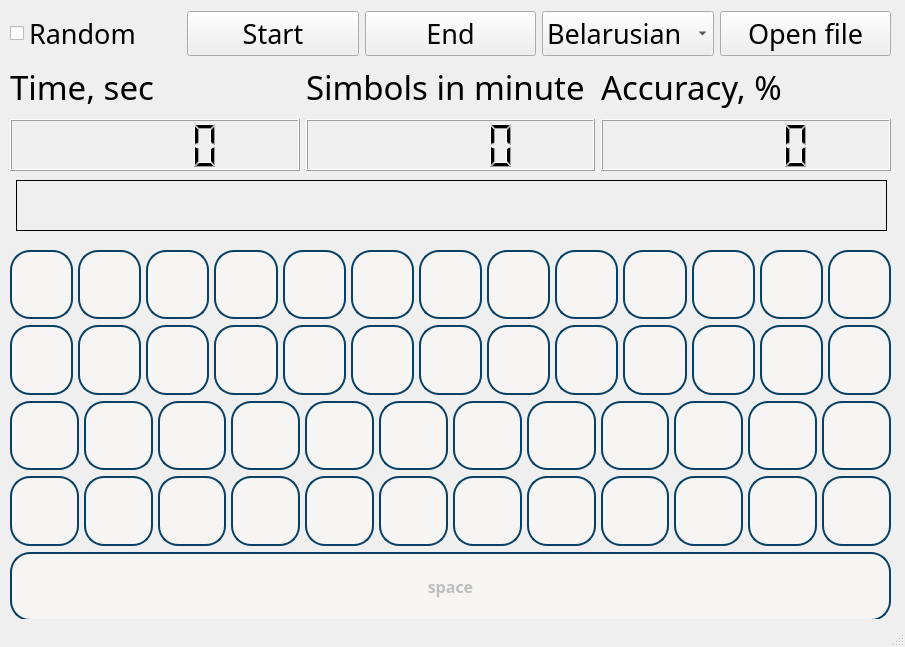
<?xml version="1.0" encoding="UTF-8"?>
<ui version="4.0">
 <class>MainWindow</class>
 <widget class="QMainWindow" name="MainWindow">
  <property name="geometry">
   <rect>
    <x>0</x>
    <y>0</y>
    <width>905</width>
    <height>647</height>
   </rect>
  </property>
  <property name="font">
   <font>
    <family>Syamala Ramana</family>
    <pointsize>12</pointsize>
    <bold>true</bold>
   </font>
  </property>
  <property name="windowTitle">
   <string>MainWindow</string>
  </property>
  <widget class="QWidget" name="centralwidget">
   <widget class="QWidget" name="layoutWidget">
    <property name="geometry">
     <rect>
      <x>10</x>
      <y>60</y>
      <width>881</width>
      <height>111</height>
     </rect>
    </property>
    <layout class="QHBoxLayout" name="horisontalLayout_info">
     <item>
      <layout class="QVBoxLayout" name="verticalLayout_2">
       <item>
        <widget class="QLabel" name="timer">
         <property name="font">
          <font>
           <family>Syamala Ramana</family>
           <pointsize>25</pointsize>
           <bold>false</bold>
          </font>
         </property>
         <property name="text">
          <string>Time, sec</string>
         </property>
        </widget>
       </item>
       <item>
        <widget class="QLCDNumber" name="value_timer"/>
       </item>
      </layout>
     </item>
     <item>
      <layout class="QVBoxLayout" name="verticalLayout_3">
       <item>
        <widget class="QLabel" name="simb">
         <property name="font">
          <font>
           <family>Syamala Ramana</family>
           <pointsize>25</pointsize>
           <bold>false</bold>
          </font>
         </property>
         <property name="text">
          <string>Simbols in minute</string>
         </property>
        </widget>
       </item>
       <item>
        <widget class="QLCDNumber" name="value_simb"/>
       </item>
      </layout>
     </item>
     <item>
      <layout class="QVBoxLayout" name="verticalLayout_4">
       <item>
        <widget class="QLabel" name="accur">
         <property name="font">
          <font>
           <family>Syamala Ramana</family>
           <pointsize>25</pointsize>
           <bold>false</bold>
          </font>
         </property>
         <property name="text">
          <string>Accuracy, %</string>
         </property>
        </widget>
       </item>
       <item>
        <widget class="QLCDNumber" name="value_accur"/>
       </item>
      </layout>
     </item>
    </layout>
   </widget>
   <widget class="QWidget" name="layoutWidget_2">
    <property name="geometry">
     <rect>
      <x>10</x>
      <y>10</y>
      <width>881</width>
      <height>47</height>
     </rect>
    </property>
    <layout class="QHBoxLayout" name="horizontalLayout_menu">
     <item>
      <widget class="QCheckBox" name="checkBox">
       <property name="font">
        <font>
         <family>Syamala Ramana</family>
         <pointsize>20</pointsize>
         <bold>false</bold>
        </font>
       </property>
       <property name="text">
        <string>Random</string>
       </property>
      </widget>
     </item>
     <item>
      <widget class="QPushButton" name="start">
       <property name="enabled">
        <bool>true</bool>
       </property>
       <property name="font">
        <font>
         <family>Syamala Ramana</family>
         <pointsize>20</pointsize>
         <bold>false</bold>
        </font>
       </property>
       <property name="text">
        <string>Start</string>
       </property>
      </widget>
     </item>
     <item>
      <widget class="QPushButton" name="end">
       <property name="font">
        <font>
         <family>Syamala Ramana</family>
         <pointsize>20</pointsize>
         <bold>false</bold>
        </font>
       </property>
       <property name="text">
        <string>End</string>
       </property>
      </widget>
     </item>
     <item>
      <widget class="QComboBox" name="comboBox">
       <property name="font">
        <font>
         <family>Syamala Ramana</family>
         <pointsize>20</pointsize>
         <bold>false</bold>
        </font>
       </property>
       <item>
        <property name="text">
         <string>Belarusian</string>
        </property>
       </item>
       <item>
        <property name="text">
         <string>German</string>
        </property>
       </item>
       <item>
        <property name="text">
         <string>French</string>
        </property>
       </item>
       <item>
        <property name="text">
         <string>English</string>
        </property>
       </item>
       <item>
        <property name="text">
         <string>Сhinesse</string>
        </property>
       </item>
       <item>
        <property name="text">
         <string>Arabic</string>
        </property>
       </item>
       <item>
        <property name="text">
         <string>Hebrew</string>
        </property>
       </item>
      </widget>
     </item>
     <item>
      <widget class="QPushButton" name="openFile">
       <property name="font">
        <font>
         <family>Syamala Ramana</family>
         <pointsize>20</pointsize>
         <bold>false</bold>
        </font>
       </property>
       <property name="styleSheet">
        <string notr="true"/>
       </property>
       <property name="text">
        <string>Open file</string>
       </property>
      </widget>
     </item>
    </layout>
   </widget>
   <widget class="QWidget" name="verticalLayoutWidget">
    <property name="geometry">
     <rect>
      <x>10</x>
      <y>240</y>
      <width>881</width>
      <height>391</height>
     </rect>
    </property>
    <layout class="QVBoxLayout" name="verticalLayout_keyboard">
     <property name="leftMargin">
      <number>0</number>
     </property>
     <property name="topMargin">
      <number>10</number>
     </property>
     <property name="bottomMargin">
      <number>10</number>
     </property>
     <item>
      <layout class="QHBoxLayout" name="horizontalLayout">
       <property name="spacing">
        <number>5</number>
       </property>
       <property name="sizeConstraint">
        <enum>QLayout::SetDefaultConstraint</enum>
       </property>
       <item>
        <widget class="QPushButton" name="bnt_0">
         <property name="enabled">
          <bool>false</bool>
         </property>
         <property name="sizePolicy">
          <sizepolicy hsizetype="MinimumExpanding" vsizetype="Minimum">
           <horstretch>0</horstretch>
           <verstretch>0</verstretch>
          </sizepolicy>
         </property>
         <property name="styleSheet">
          <string notr="true">border-radius: 20px;  
border: 2px solid #094065;
background-color: rgb(246, 245, 244);</string>
         </property>
         <property name="text">
          <string/>
         </property>
        </widget>
       </item>
       <item>
        <widget class="QPushButton" name="bnt_1">
         <property name="enabled">
          <bool>false</bool>
         </property>
         <property name="sizePolicy">
          <sizepolicy hsizetype="MinimumExpanding" vsizetype="Minimum">
           <horstretch>0</horstretch>
           <verstretch>0</verstretch>
          </sizepolicy>
         </property>
         <property name="styleSheet">
          <string notr="true">border-radius: 20px;  
border: 2px solid #094065;
background-color: rgb(246, 245, 244);</string>
         </property>
         <property name="text">
          <string/>
         </property>
        </widget>
       </item>
       <item>
        <widget class="QPushButton" name="bnt_2">
         <property name="enabled">
          <bool>false</bool>
         </property>
         <property name="sizePolicy">
          <sizepolicy hsizetype="MinimumExpanding" vsizetype="Minimum">
           <horstretch>0</horstretch>
           <verstretch>0</verstretch>
          </sizepolicy>
         </property>
         <property name="styleSheet">
          <string notr="true">border-radius: 20px;  
border: 2px solid #094065;
background-color: rgb(246, 245, 244);</string>
         </property>
         <property name="text">
          <string/>
         </property>
        </widget>
       </item>
       <item>
        <widget class="QPushButton" name="bnt_3">
         <property name="enabled">
          <bool>false</bool>
         </property>
         <property name="sizePolicy">
          <sizepolicy hsizetype="MinimumExpanding" vsizetype="Minimum">
           <horstretch>0</horstretch>
           <verstretch>0</verstretch>
          </sizepolicy>
         </property>
         <property name="styleSheet">
          <string notr="true">border-radius: 20px;  
border: 2px solid #094065;
background-color: rgb(246, 245, 244);</string>
         </property>
         <property name="text">
          <string/>
         </property>
        </widget>
       </item>
       <item>
        <widget class="QPushButton" name="bnt_4">
         <property name="enabled">
          <bool>false</bool>
         </property>
         <property name="sizePolicy">
          <sizepolicy hsizetype="MinimumExpanding" vsizetype="Minimum">
           <horstretch>0</horstretch>
           <verstretch>0</verstretch>
          </sizepolicy>
         </property>
         <property name="styleSheet">
          <string notr="true">border-radius: 20px;  
border: 2px solid #094065;
background-color: rgb(246, 245, 244);</string>
         </property>
         <property name="text">
          <string/>
         </property>
        </widget>
       </item>
       <item>
        <widget class="QPushButton" name="bnt_5">
         <property name="enabled">
          <bool>false</bool>
         </property>
         <property name="sizePolicy">
          <sizepolicy hsizetype="MinimumExpanding" vsizetype="Minimum">
           <horstretch>0</horstretch>
           <verstretch>0</verstretch>
          </sizepolicy>
         </property>
         <property name="styleSheet">
          <string notr="true">border-radius: 20px;  
border: 2px solid #094065;
background-color: rgb(246, 245, 244);</string>
         </property>
         <property name="text">
          <string/>
         </property>
        </widget>
       </item>
       <item>
        <widget class="QPushButton" name="bnt_6">
         <property name="enabled">
          <bool>false</bool>
         </property>
         <property name="sizePolicy">
          <sizepolicy hsizetype="MinimumExpanding" vsizetype="Minimum">
           <horstretch>0</horstretch>
           <verstretch>0</verstretch>
          </sizepolicy>
         </property>
         <property name="styleSheet">
          <string notr="true">border-radius: 20px;  
border: 2px solid #094065;
background-color: rgb(246, 245, 244);</string>
         </property>
         <property name="text">
          <string/>
         </property>
        </widget>
       </item>
       <item>
        <widget class="QPushButton" name="bnt_7">
         <property name="enabled">
          <bool>false</bool>
         </property>
         <property name="sizePolicy">
          <sizepolicy hsizetype="MinimumExpanding" vsizetype="Minimum">
           <horstretch>0</horstretch>
           <verstretch>0</verstretch>
          </sizepolicy>
         </property>
         <property name="styleSheet">
          <string notr="true">border-radius: 20px;  
border: 2px solid #094065;
background-color: rgb(246, 245, 244);</string>
         </property>
         <property name="text">
          <string/>
         </property>
        </widget>
       </item>
       <item>
        <widget class="QPushButton" name="bnt_8">
         <property name="enabled">
          <bool>false</bool>
         </property>
         <property name="sizePolicy">
          <sizepolicy hsizetype="MinimumExpanding" vsizetype="Minimum">
           <horstretch>0</horstretch>
           <verstretch>0</verstretch>
          </sizepolicy>
         </property>
         <property name="styleSheet">
          <string notr="true">border-radius: 20px;  
border: 2px solid #094065;
background-color: rgb(246, 245, 244);</string>
         </property>
         <property name="text">
          <string/>
         </property>
        </widget>
       </item>
       <item>
        <widget class="QPushButton" name="bnt_9">
         <property name="enabled">
          <bool>false</bool>
         </property>
         <property name="sizePolicy">
          <sizepolicy hsizetype="MinimumExpanding" vsizetype="Minimum">
           <horstretch>0</horstretch>
           <verstretch>0</verstretch>
          </sizepolicy>
         </property>
         <property name="styleSheet">
          <string notr="true">border-radius: 20px;  
border: 2px solid #094065;
background-color: rgb(246, 245, 244);</string>
         </property>
         <property name="text">
          <string/>
         </property>
        </widget>
       </item>
       <item>
        <widget class="QPushButton" name="bnt_10">
         <property name="enabled">
          <bool>false</bool>
         </property>
         <property name="sizePolicy">
          <sizepolicy hsizetype="MinimumExpanding" vsizetype="Minimum">
           <horstretch>0</horstretch>
           <verstretch>0</verstretch>
          </sizepolicy>
         </property>
         <property name="styleSheet">
          <string notr="true">border-radius: 20px;  
border: 2px solid #094065;
background-color: rgb(246, 245, 244);</string>
         </property>
         <property name="text">
          <string/>
         </property>
        </widget>
       </item>
       <item>
        <widget class="QPushButton" name="bnt_11">
         <property name="enabled">
          <bool>false</bool>
         </property>
         <property name="sizePolicy">
          <sizepolicy hsizetype="MinimumExpanding" vsizetype="Minimum">
           <horstretch>0</horstretch>
           <verstretch>0</verstretch>
          </sizepolicy>
         </property>
         <property name="styleSheet">
          <string notr="true">border-radius: 20px;  
border: 2px solid #094065;
background-color: rgb(246, 245, 244);</string>
         </property>
         <property name="text">
          <string/>
         </property>
        </widget>
       </item>
       <item>
        <widget class="QPushButton" name="bnt_12">
         <property name="enabled">
          <bool>false</bool>
         </property>
         <property name="sizePolicy">
          <sizepolicy hsizetype="MinimumExpanding" vsizetype="Minimum">
           <horstretch>0</horstretch>
           <verstretch>0</verstretch>
          </sizepolicy>
         </property>
         <property name="styleSheet">
          <string notr="true">border-radius: 20px;  
border: 2px solid #094065;
background-color: rgb(246, 245, 244);</string>
         </property>
         <property name="text">
          <string/>
         </property>
        </widget>
       </item>
      </layout>
     </item>
     <item>
      <layout class="QHBoxLayout" name="horizontalLayout_3">
       <property name="spacing">
        <number>5</number>
       </property>
       <property name="sizeConstraint">
        <enum>QLayout::SetDefaultConstraint</enum>
       </property>
       <item>
        <widget class="QPushButton" name="bnt_13">
         <property name="enabled">
          <bool>false</bool>
         </property>
         <property name="sizePolicy">
          <sizepolicy hsizetype="MinimumExpanding" vsizetype="Minimum">
           <horstretch>0</horstretch>
           <verstretch>0</verstretch>
          </sizepolicy>
         </property>
         <property name="styleSheet">
          <string notr="true">border-radius: 20px;  
border: 2px solid #094065;
background-color: rgb(246, 245, 244);</string>
         </property>
         <property name="text">
          <string/>
         </property>
        </widget>
       </item>
       <item>
        <widget class="QPushButton" name="bnt_14">
         <property name="enabled">
          <bool>false</bool>
         </property>
         <property name="sizePolicy">
          <sizepolicy hsizetype="MinimumExpanding" vsizetype="Minimum">
           <horstretch>0</horstretch>
           <verstretch>0</verstretch>
          </sizepolicy>
         </property>
         <property name="styleSheet">
          <string notr="true">border-radius: 20px;  
border: 2px solid #094065;
background-color: rgb(246, 245, 244);</string>
         </property>
         <property name="text">
          <string/>
         </property>
        </widget>
       </item>
       <item>
        <widget class="QPushButton" name="bnt_15">
         <property name="enabled">
          <bool>false</bool>
         </property>
         <property name="sizePolicy">
          <sizepolicy hsizetype="MinimumExpanding" vsizetype="Minimum">
           <horstretch>0</horstretch>
           <verstretch>0</verstretch>
          </sizepolicy>
         </property>
         <property name="styleSheet">
          <string notr="true">border-radius: 20px;  
border: 2px solid #094065;
background-color: rgb(246, 245, 244);</string>
         </property>
         <property name="text">
          <string/>
         </property>
        </widget>
       </item>
       <item>
        <widget class="QPushButton" name="bnt_16">
         <property name="enabled">
          <bool>false</bool>
         </property>
         <property name="sizePolicy">
          <sizepolicy hsizetype="MinimumExpanding" vsizetype="Minimum">
           <horstretch>0</horstretch>
           <verstretch>0</verstretch>
          </sizepolicy>
         </property>
         <property name="styleSheet">
          <string notr="true">border-radius: 20px;  
border: 2px solid #094065;
background-color: rgb(246, 245, 244);</string>
         </property>
         <property name="text">
          <string/>
         </property>
        </widget>
       </item>
       <item>
        <widget class="QPushButton" name="bnt_17">
         <property name="enabled">
          <bool>false</bool>
         </property>
         <property name="sizePolicy">
          <sizepolicy hsizetype="MinimumExpanding" vsizetype="Minimum">
           <horstretch>0</horstretch>
           <verstretch>0</verstretch>
          </sizepolicy>
         </property>
         <property name="styleSheet">
          <string notr="true">border-radius: 20px;  
border: 2px solid #094065;
background-color: rgb(246, 245, 244);</string>
         </property>
         <property name="text">
          <string/>
         </property>
        </widget>
       </item>
       <item>
        <widget class="QPushButton" name="bnt_18">
         <property name="enabled">
          <bool>false</bool>
         </property>
         <property name="sizePolicy">
          <sizepolicy hsizetype="MinimumExpanding" vsizetype="Minimum">
           <horstretch>0</horstretch>
           <verstretch>0</verstretch>
          </sizepolicy>
         </property>
         <property name="styleSheet">
          <string notr="true">border-radius: 20px;  
border: 2px solid #094065;
background-color: rgb(246, 245, 244);</string>
         </property>
         <property name="text">
          <string/>
         </property>
        </widget>
       </item>
       <item>
        <widget class="QPushButton" name="bnt_19">
         <property name="enabled">
          <bool>false</bool>
         </property>
         <property name="sizePolicy">
          <sizepolicy hsizetype="MinimumExpanding" vsizetype="Minimum">
           <horstretch>0</horstretch>
           <verstretch>0</verstretch>
          </sizepolicy>
         </property>
         <property name="styleSheet">
          <string notr="true">border-radius: 20px;  
border: 2px solid #094065;
background-color: rgb(246, 245, 244);</string>
         </property>
         <property name="text">
          <string/>
         </property>
        </widget>
       </item>
       <item>
        <widget class="QPushButton" name="bnt_20">
         <property name="enabled">
          <bool>false</bool>
         </property>
         <property name="sizePolicy">
          <sizepolicy hsizetype="MinimumExpanding" vsizetype="Minimum">
           <horstretch>0</horstretch>
           <verstretch>0</verstretch>
          </sizepolicy>
         </property>
         <property name="styleSheet">
          <string notr="true">border-radius: 20px;  
border: 2px solid #094065;
background-color: rgb(246, 245, 244);</string>
         </property>
         <property name="text">
          <string/>
         </property>
        </widget>
       </item>
       <item>
        <widget class="QPushButton" name="bnt_21">
         <property name="enabled">
          <bool>false</bool>
         </property>
         <property name="sizePolicy">
          <sizepolicy hsizetype="MinimumExpanding" vsizetype="Minimum">
           <horstretch>0</horstretch>
           <verstretch>0</verstretch>
          </sizepolicy>
         </property>
         <property name="styleSheet">
          <string notr="true">border-radius: 20px;  
border: 2px solid #094065;
background-color: rgb(246, 245, 244);</string>
         </property>
         <property name="text">
          <string/>
         </property>
        </widget>
       </item>
       <item>
        <widget class="QPushButton" name="bnt_22">
         <property name="enabled">
          <bool>false</bool>
         </property>
         <property name="sizePolicy">
          <sizepolicy hsizetype="MinimumExpanding" vsizetype="Minimum">
           <horstretch>0</horstretch>
           <verstretch>0</verstretch>
          </sizepolicy>
         </property>
         <property name="styleSheet">
          <string notr="true">border-radius: 20px;  
border: 2px solid #094065;
background-color: rgb(246, 245, 244);</string>
         </property>
         <property name="text">
          <string/>
         </property>
        </widget>
       </item>
       <item>
        <widget class="QPushButton" name="bnt_23">
         <property name="enabled">
          <bool>false</bool>
         </property>
         <property name="sizePolicy">
          <sizepolicy hsizetype="MinimumExpanding" vsizetype="Minimum">
           <horstretch>0</horstretch>
           <verstretch>0</verstretch>
          </sizepolicy>
         </property>
         <property name="styleSheet">
          <string notr="true">border-radius: 20px;  
border: 2px solid #094065;
background-color: rgb(246, 245, 244);</string>
         </property>
         <property name="text">
          <string/>
         </property>
        </widget>
       </item>
       <item>
        <widget class="QPushButton" name="bnt_24">
         <property name="enabled">
          <bool>false</bool>
         </property>
         <property name="sizePolicy">
          <sizepolicy hsizetype="MinimumExpanding" vsizetype="Minimum">
           <horstretch>0</horstretch>
           <verstretch>0</verstretch>
          </sizepolicy>
         </property>
         <property name="styleSheet">
          <string notr="true">border-radius: 20px;  
border: 2px solid #094065;
background-color: rgb(246, 245, 244);</string>
         </property>
         <property name="text">
          <string/>
         </property>
        </widget>
       </item>
       <item>
        <widget class="QPushButton" name="bnt_25">
         <property name="enabled">
          <bool>false</bool>
         </property>
         <property name="sizePolicy">
          <sizepolicy hsizetype="MinimumExpanding" vsizetype="Minimum">
           <horstretch>0</horstretch>
           <verstretch>0</verstretch>
          </sizepolicy>
         </property>
         <property name="styleSheet">
          <string notr="true">border-radius: 20px;  
border: 2px solid #094065;
background-color: rgb(246, 245, 244);</string>
         </property>
         <property name="text">
          <string/>
         </property>
        </widget>
       </item>
      </layout>
     </item>
     <item>
      <layout class="QHBoxLayout" name="horizontalLayout_4">
       <property name="spacing">
        <number>5</number>
       </property>
       <property name="sizeConstraint">
        <enum>QLayout::SetDefaultConstraint</enum>
       </property>
       <item>
        <widget class="QPushButton" name="bnt_26">
         <property name="enabled">
          <bool>false</bool>
         </property>
         <property name="sizePolicy">
          <sizepolicy hsizetype="MinimumExpanding" vsizetype="Minimum">
           <horstretch>0</horstretch>
           <verstretch>0</verstretch>
          </sizepolicy>
         </property>
         <property name="styleSheet">
          <string notr="true">border-radius: 20px;  
border: 2px solid #094065;
background-color: rgb(246, 245, 244);</string>
         </property>
         <property name="text">
          <string/>
         </property>
        </widget>
       </item>
       <item>
        <widget class="QPushButton" name="bnt_27">
         <property name="enabled">
          <bool>false</bool>
         </property>
         <property name="sizePolicy">
          <sizepolicy hsizetype="MinimumExpanding" vsizetype="Minimum">
           <horstretch>0</horstretch>
           <verstretch>0</verstretch>
          </sizepolicy>
         </property>
         <property name="styleSheet">
          <string notr="true">border-radius: 20px;  
border: 2px solid #094065;
background-color: rgb(246, 245, 244);</string>
         </property>
         <property name="text">
          <string/>
         </property>
        </widget>
       </item>
       <item>
        <widget class="QPushButton" name="bnt_28">
         <property name="enabled">
          <bool>false</bool>
         </property>
         <property name="sizePolicy">
          <sizepolicy hsizetype="MinimumExpanding" vsizetype="Minimum">
           <horstretch>0</horstretch>
           <verstretch>0</verstretch>
          </sizepolicy>
         </property>
         <property name="styleSheet">
          <string notr="true">border-radius: 20px;  
border: 2px solid #094065;
background-color: rgb(246, 245, 244);</string>
         </property>
         <property name="text">
          <string/>
         </property>
        </widget>
       </item>
       <item>
        <widget class="QPushButton" name="bnt_29">
         <property name="enabled">
          <bool>false</bool>
         </property>
         <property name="sizePolicy">
          <sizepolicy hsizetype="MinimumExpanding" vsizetype="Minimum">
           <horstretch>0</horstretch>
           <verstretch>0</verstretch>
          </sizepolicy>
         </property>
         <property name="styleSheet">
          <string notr="true">border-radius: 20px;  
border: 2px solid #094065;
background-color: rgb(246, 245, 244);</string>
         </property>
         <property name="text">
          <string/>
         </property>
        </widget>
       </item>
       <item>
        <widget class="QPushButton" name="bnt_30">
         <property name="enabled">
          <bool>false</bool>
         </property>
         <property name="sizePolicy">
          <sizepolicy hsizetype="MinimumExpanding" vsizetype="Minimum">
           <horstretch>0</horstretch>
           <verstretch>0</verstretch>
          </sizepolicy>
         </property>
         <property name="styleSheet">
          <string notr="true">border-radius: 20px;  
border: 2px solid #094065;
background-color: rgb(246, 245, 244);</string>
         </property>
         <property name="text">
          <string/>
         </property>
        </widget>
       </item>
       <item>
        <widget class="QPushButton" name="bnt_31">
         <property name="enabled">
          <bool>false</bool>
         </property>
         <property name="sizePolicy">
          <sizepolicy hsizetype="MinimumExpanding" vsizetype="Minimum">
           <horstretch>0</horstretch>
           <verstretch>0</verstretch>
          </sizepolicy>
         </property>
         <property name="styleSheet">
          <string notr="true">border-radius: 20px;  
border: 2px solid #094065;
background-color: rgb(246, 245, 244);</string>
         </property>
         <property name="text">
          <string/>
         </property>
        </widget>
       </item>
       <item>
        <widget class="QPushButton" name="bnt_32">
         <property name="enabled">
          <bool>false</bool>
         </property>
         <property name="sizePolicy">
          <sizepolicy hsizetype="MinimumExpanding" vsizetype="Minimum">
           <horstretch>0</horstretch>
           <verstretch>0</verstretch>
          </sizepolicy>
         </property>
         <property name="styleSheet">
          <string notr="true">border-radius: 20px;  
border: 2px solid #094065;
background-color: rgb(246, 245, 244);</string>
         </property>
         <property name="text">
          <string/>
         </property>
        </widget>
       </item>
       <item>
        <widget class="QPushButton" name="bnt_33">
         <property name="enabled">
          <bool>false</bool>
         </property>
         <property name="sizePolicy">
          <sizepolicy hsizetype="MinimumExpanding" vsizetype="Minimum">
           <horstretch>0</horstretch>
           <verstretch>0</verstretch>
          </sizepolicy>
         </property>
         <property name="styleSheet">
          <string notr="true">border-radius: 20px;  
border: 2px solid #094065;
background-color: rgb(246, 245, 244);</string>
         </property>
         <property name="text">
          <string/>
         </property>
        </widget>
       </item>
       <item>
        <widget class="QPushButton" name="bnt_34">
         <property name="enabled">
          <bool>false</bool>
         </property>
         <property name="sizePolicy">
          <sizepolicy hsizetype="MinimumExpanding" vsizetype="Minimum">
           <horstretch>0</horstretch>
           <verstretch>0</verstretch>
          </sizepolicy>
         </property>
         <property name="styleSheet">
          <string notr="true">border-radius: 20px;  
border: 2px solid #094065;
background-color: rgb(246, 245, 244);</string>
         </property>
         <property name="text">
          <string/>
         </property>
        </widget>
       </item>
       <item>
        <widget class="QPushButton" name="bnt_35">
         <property name="enabled">
          <bool>false</bool>
         </property>
         <property name="sizePolicy">
          <sizepolicy hsizetype="MinimumExpanding" vsizetype="Minimum">
           <horstretch>0</horstretch>
           <verstretch>0</verstretch>
          </sizepolicy>
         </property>
         <property name="styleSheet">
          <string notr="true">border-radius: 20px;  
border: 2px solid #094065;
background-color: rgb(246, 245, 244);</string>
         </property>
         <property name="text">
          <string/>
         </property>
        </widget>
       </item>
       <item>
        <widget class="QPushButton" name="bnt_36">
         <property name="enabled">
          <bool>false</bool>
         </property>
         <property name="sizePolicy">
          <sizepolicy hsizetype="MinimumExpanding" vsizetype="Minimum">
           <horstretch>0</horstretch>
           <verstretch>0</verstretch>
          </sizepolicy>
         </property>
         <property name="styleSheet">
          <string notr="true">border-radius: 20px;  
border: 2px solid #094065;
background-color: rgb(246, 245, 244);</string>
         </property>
         <property name="text">
          <string/>
         </property>
        </widget>
       </item>
       <item>
        <widget class="QPushButton" name="bnt_37">
         <property name="enabled">
          <bool>false</bool>
         </property>
         <property name="sizePolicy">
          <sizepolicy hsizetype="MinimumExpanding" vsizetype="Minimum">
           <horstretch>0</horstretch>
           <verstretch>0</verstretch>
          </sizepolicy>
         </property>
         <property name="styleSheet">
          <string notr="true">border-radius: 20px;  
border: 2px solid #094065;
background-color: rgb(246, 245, 244);</string>
         </property>
         <property name="text">
          <string/>
         </property>
        </widget>
       </item>
      </layout>
     </item>
     <item>
      <layout class="QHBoxLayout" name="horizontalLayout_5">
       <property name="spacing">
        <number>5</number>
       </property>
       <property name="sizeConstraint">
        <enum>QLayout::SetDefaultConstraint</enum>
       </property>
       <item>
        <widget class="QPushButton" name="bnt_38">
         <property name="enabled">
          <bool>false</bool>
         </property>
         <property name="sizePolicy">
          <sizepolicy hsizetype="MinimumExpanding" vsizetype="Minimum">
           <horstretch>0</horstretch>
           <verstretch>0</verstretch>
          </sizepolicy>
         </property>
         <property name="styleSheet">
          <string notr="true">border-radius: 20px;  
border: 2px solid #094065;
background-color: rgb(246, 245, 244);</string>
         </property>
         <property name="text">
          <string/>
         </property>
        </widget>
       </item>
       <item>
        <widget class="QPushButton" name="bnt_39">
         <property name="enabled">
          <bool>false</bool>
         </property>
         <property name="sizePolicy">
          <sizepolicy hsizetype="MinimumExpanding" vsizetype="Minimum">
           <horstretch>0</horstretch>
           <verstretch>0</verstretch>
          </sizepolicy>
         </property>
         <property name="styleSheet">
          <string notr="true">border-radius: 20px;  
border: 2px solid #094065;
background-color: rgb(246, 245, 244);</string>
         </property>
         <property name="text">
          <string/>
         </property>
        </widget>
       </item>
       <item>
        <widget class="QPushButton" name="bnt_40">
         <property name="enabled">
          <bool>false</bool>
         </property>
         <property name="sizePolicy">
          <sizepolicy hsizetype="MinimumExpanding" vsizetype="Minimum">
           <horstretch>0</horstretch>
           <verstretch>0</verstretch>
          </sizepolicy>
         </property>
         <property name="styleSheet">
          <string notr="true">border-radius: 20px;  
border: 2px solid #094065;
background-color: rgb(246, 245, 244);</string>
         </property>
         <property name="text">
          <string/>
         </property>
        </widget>
       </item>
       <item>
        <widget class="QPushButton" name="bnt_41">
         <property name="enabled">
          <bool>false</bool>
         </property>
         <property name="sizePolicy">
          <sizepolicy hsizetype="MinimumExpanding" vsizetype="Minimum">
           <horstretch>0</horstretch>
           <verstretch>0</verstretch>
          </sizepolicy>
         </property>
         <property name="styleSheet">
          <string notr="true">border-radius: 20px;  
border: 2px solid #094065;
background-color: rgb(246, 245, 244);</string>
         </property>
         <property name="text">
          <string/>
         </property>
        </widget>
       </item>
       <item>
        <widget class="QPushButton" name="bnt_42">
         <property name="enabled">
          <bool>false</bool>
         </property>
         <property name="sizePolicy">
          <sizepolicy hsizetype="MinimumExpanding" vsizetype="Minimum">
           <horstretch>0</horstretch>
           <verstretch>0</verstretch>
          </sizepolicy>
         </property>
         <property name="styleSheet">
          <string notr="true">border-radius: 20px;  
border: 2px solid #094065;
background-color: rgb(246, 245, 244);</string>
         </property>
         <property name="text">
          <string/>
         </property>
        </widget>
       </item>
       <item>
        <widget class="QPushButton" name="bnt_43">
         <property name="enabled">
          <bool>false</bool>
         </property>
         <property name="sizePolicy">
          <sizepolicy hsizetype="MinimumExpanding" vsizetype="Minimum">
           <horstretch>0</horstretch>
           <verstretch>0</verstretch>
          </sizepolicy>
         </property>
         <property name="styleSheet">
          <string notr="true">border-radius: 20px;  
border: 2px solid #094065;
background-color: rgb(246, 245, 244);</string>
         </property>
         <property name="text">
          <string/>
         </property>
        </widget>
       </item>
       <item>
        <widget class="QPushButton" name="bnt_44">
         <property name="enabled">
          <bool>false</bool>
         </property>
         <property name="sizePolicy">
          <sizepolicy hsizetype="MinimumExpanding" vsizetype="Minimum">
           <horstretch>0</horstretch>
           <verstretch>0</verstretch>
          </sizepolicy>
         </property>
         <property name="styleSheet">
          <string notr="true">border-radius: 20px;  
border: 2px solid #094065;
background-color: rgb(246, 245, 244);</string>
         </property>
         <property name="text">
          <string/>
         </property>
        </widget>
       </item>
       <item>
        <widget class="QPushButton" name="bnt_45">
         <property name="enabled">
          <bool>false</bool>
         </property>
         <property name="sizePolicy">
          <sizepolicy hsizetype="MinimumExpanding" vsizetype="Minimum">
           <horstretch>0</horstretch>
           <verstretch>0</verstretch>
          </sizepolicy>
         </property>
         <property name="styleSheet">
          <string notr="true">border-radius: 20px;  
border: 2px solid #094065;
background-color: rgb(246, 245, 244);</string>
         </property>
         <property name="text">
          <string/>
         </property>
        </widget>
       </item>
       <item>
        <widget class="QPushButton" name="bnt_46">
         <property name="enabled">
          <bool>false</bool>
         </property>
         <property name="sizePolicy">
          <sizepolicy hsizetype="MinimumExpanding" vsizetype="Minimum">
           <horstretch>0</horstretch>
           <verstretch>0</verstretch>
          </sizepolicy>
         </property>
         <property name="styleSheet">
          <string notr="true">border-radius: 20px;  
border: 2px solid #094065;
background-color: rgb(246, 245, 244);</string>
         </property>
         <property name="text">
          <string/>
         </property>
        </widget>
       </item>
       <item>
        <widget class="QPushButton" name="bnt_47">
         <property name="enabled">
          <bool>false</bool>
         </property>
         <property name="sizePolicy">
          <sizepolicy hsizetype="MinimumExpanding" vsizetype="Minimum">
           <horstretch>0</horstretch>
           <verstretch>0</verstretch>
          </sizepolicy>
         </property>
         <property name="styleSheet">
          <string notr="true">border-radius: 20px;  
border: 2px solid #094065;
background-color: rgb(246, 245, 244);</string>
         </property>
         <property name="text">
          <string/>
         </property>
        </widget>
       </item>
       <item>
        <widget class="QPushButton" name="bnt_48">
         <property name="enabled">
          <bool>false</bool>
         </property>
         <property name="sizePolicy">
          <sizepolicy hsizetype="MinimumExpanding" vsizetype="Minimum">
           <horstretch>0</horstretch>
           <verstretch>0</verstretch>
          </sizepolicy>
         </property>
         <property name="styleSheet">
          <string notr="true">border-radius: 20px;  
border: 2px solid #094065;
background-color: rgb(246, 245, 244);</string>
         </property>
         <property name="text">
          <string/>
         </property>
        </widget>
       </item>
       <item>
        <widget class="QPushButton" name="bnt_49">
         <property name="enabled">
          <bool>false</bool>
         </property>
         <property name="sizePolicy">
          <sizepolicy hsizetype="MinimumExpanding" vsizetype="Minimum">
           <horstretch>0</horstretch>
           <verstretch>0</verstretch>
          </sizepolicy>
         </property>
         <property name="styleSheet">
          <string notr="true">border-radius: 20px;  
border: 2px solid #094065;
background-color: rgb(246, 245, 244);</string>
         </property>
         <property name="text">
          <string/>
         </property>
        </widget>
       </item>
      </layout>
     </item>
     <item>
      <widget class="QPushButton" name="space">
       <property name="enabled">
        <bool>false</bool>
       </property>
       <property name="sizePolicy">
        <sizepolicy hsizetype="Minimum" vsizetype="Minimum">
         <horstretch>0</horstretch>
         <verstretch>0</verstretch>
        </sizepolicy>
       </property>
       <property name="styleSheet">
        <string notr="true">border-radius: 20px;  
border: 2px solid #094065;
background-color: rgb(246, 245, 244);</string>
       </property>
       <property name="text">
        <string>space</string>
       </property>
      </widget>
     </item>
    </layout>
   </widget>
   <widget class="QLabel" name="forText">
    <property name="geometry">
     <rect>
      <x>16</x>
      <y>180</y>
      <width>871</width>
      <height>51</height>
     </rect>
    </property>
    <property name="styleSheet">
     <string notr="true">border: 1px solid black;</string>
    </property>
    <property name="text">
     <string/>
    </property>
   </widget>
  </widget>
  <widget class="QMenuBar" name="menubar">
   <property name="geometry">
    <rect>
     <x>0</x>
     <y>0</y>
     <width>905</width>
     <height>27</height>
    </rect>
   </property>
  </widget>
  <widget class="QStatusBar" name="statusbar"/>
 </widget>
 <resources/>
 <connections/>
</ui>
